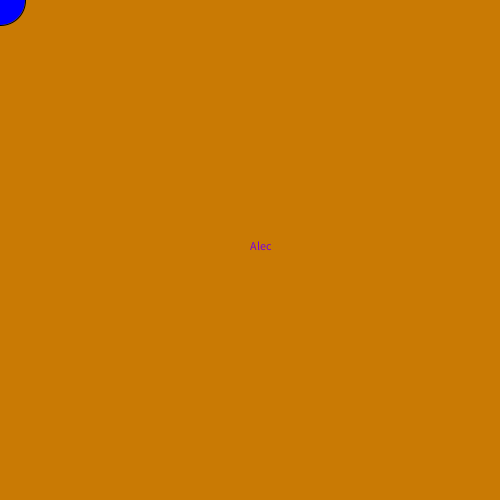
Frame 1 (no input)
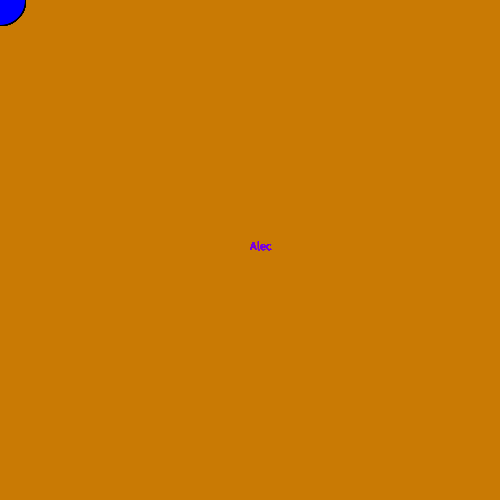
Frame 60 (the mouse pressed at the canvas centre just before this capture)
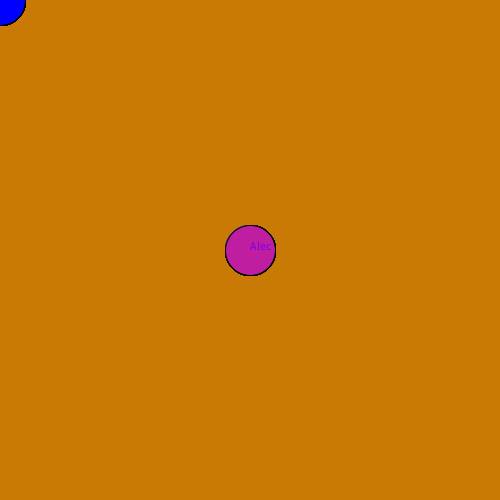
Frame 120 (the mouse held since frame 60 and released just before this capture)

The Processing sketch that drew these frames (run headless with seeded random() and noise(); from frame 60 on, the mouse is pressed at the canvas centre):

// Processing sketch: sketch_160411b
// ── sketch_160411b.pde
void setup(){
  
  size(500,500);
  background (201,122,4);
}

void draw() {
  if(mousePressed){
    fill(random(255),random(255),random(255));
  }
  else{
    fill(mouseX,mouseY,255);
  }
  
  
 ellipse(mouseX,mouseY,50,50);
  fill(121,0,222);
  
  println(mouseX);
  text("Alec",250,250);
}
